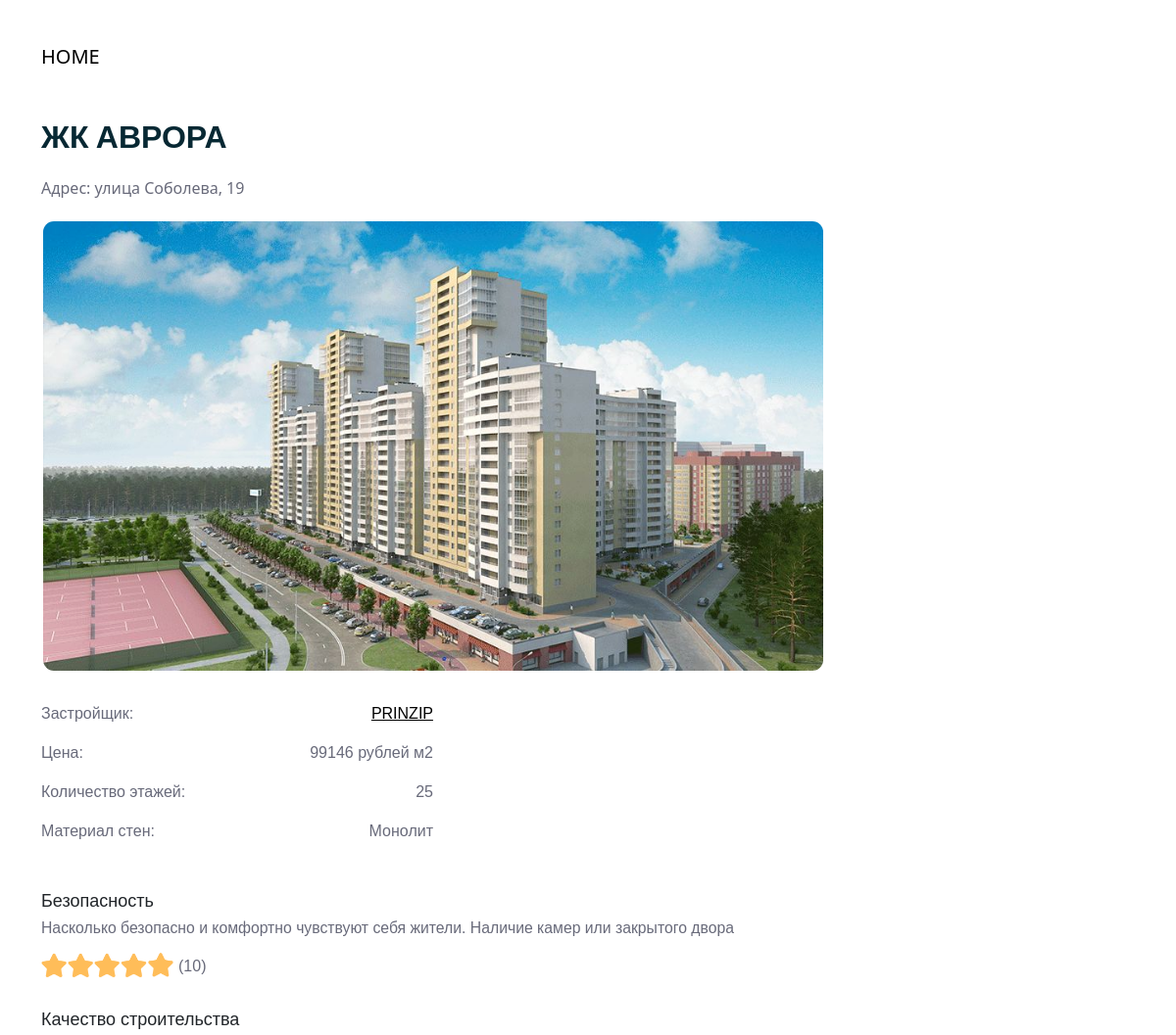
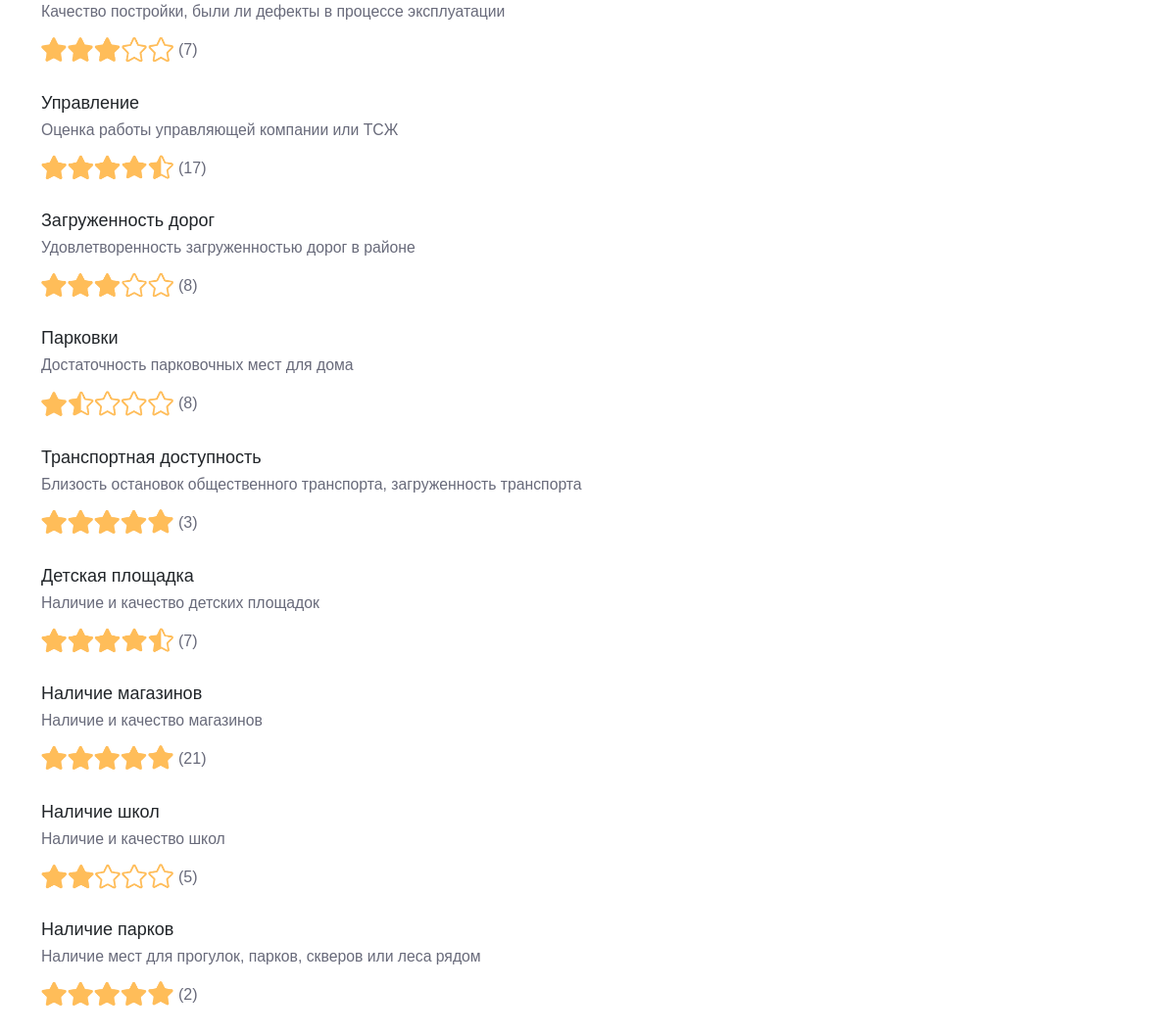
The app's page /complex/4 with its own data (2 pictures, top to bottom).
### tables this page shows
CREATE TABLE "complex"
(
    id          INTEGER
        primary key autoincrement,
    title       TEXT not null,
    address     TEXT,
    price       INTEGER,
    total_floor text,
    company     integer
        references company,
    image       text,
    link        text,
    slug        text
, material text, year integer);

CREATE TABLE "company"
(
    company_id integer
        constraint company_pk
            primary key,
    name       text,
    logo       text
);

CREATE TABLE "complex_review"
(
    complex_review_id integer not null
        primary key autoincrement,
    complex_id        integer
        references complex
            on delete cascade,
    district          text,
    construction      text,
    administration    text,
    playground        text,
    transport         text,
    shop              text,
    school            text,
    park              text,
    roads             text,
    parking           text
, district_count integer, construction_count integer, administration_count integer, playground_count integer, transport_count integer, shop_count integer, school_count integer, park_count integer, roads_count integer, parking_count integer);

### app.py (the view)
@app.route('/complex/<int:complex_id>')
def complex(complex_id):
    complex = get_complex(complex_id)
    return render_template('post.html', complex=complex)

### app.py (called while the page is built)
def get_db_connection():
    conn = sqlite3.connect('database.db')
    conn.row_factory = sqlite3.Row
    return conn

def get_complex(complex_id):
    conn = get_db_connection()
    complex = conn.execute('SELECT * FROM complex INNER JOIN complex_review ON complex.id = complex_review.complex_id INNER JOIN company ON company.company_id = complex.company WHERE complex.id = ?',
                           (complex_id,)).fetchone()
    conn.close()
    if complex is None:
        abort(404)
    return complex

### templates/post.html (shortened to what this page needs)
<!doctype html>
<html lang="en">
<head>
    <link href="https://cdn.jsdelivr.net/npm/bootstrap@5.2.3/dist/css/bootstrap.min.css" rel="stylesheet"
>
    <link rel="stylesheet" href="/static/css.css">
</head>
<body>
<nav class="navbar navbar-expand-lg bg-light">
    <div class="container-fluid">
        <a class="navbar-brand" href="{{ url_for('index') }}">HOME</a>
    </div>
</nav>
<div class="container">
    <div class="header-info-block">
        <p class="header"> {{ complex['title'] }}</p>
        <p class="address"> Адрес: {{ complex['address'] }}</p>
    </div>
    <div class="mainWrapper">
        <div class="postWrapper">
            <img src="{{ complex['image'] }}" class="card-img" alt="...">
        </div>
        <div class="apartment-description">
            <div class="line" style="rgb(104, 106, 122);">
                <p>Застройщик:</p>
                <a href="{{ url_for('company', company_id=complex['company_id']) }}">
                    <p><u> {{ complex['name'] }}</u></p>
                </a>
            </div>
            <div class="line">
                <p> Цена:</p>
                <p>{{ complex['price'] }} рублей м2</p>
            </div>
            <div class="line">
                <p> Количество этажей:</p>
                <p> {{ complex['total_floor'] }}</p>
            </div>
            <div class="line">
                <p> Материал стен:</p>
                <p> {{ complex['material'] }}</p>
            </div>
        </div>
    </div>
    <div class="general-description">
        <div class="ratingDescription">
            <div class="left-wrapper">
                <div class="category"> Безопасность</div>
                <div class="memo"><small>Насколько безопасно и комфортно чувствуют себя жители. Наличие камер или закрытого двора</small></div>
                <div class="rating-wrapper">
                    <img src="{{ complex['district'] }}" class="rating-img" alt="...">
                    <div class="count">({{ complex['district_count'] }})</div>
                </div>
                <div class="category"> Качество строительства</div>
                <div class="memo"><small>Качество постройки, были ли дефекты в процессе эксплуатации </small></div>
                <div class="rating-wrapper">
                    <img src="{{ complex['construction'] }}" class="rating-img" alt="...">
                    <div class="count">({{ complex['construction_count'] }})</div>
                </div>
                <div class="category"> Управление </div>
                <div class="memo"><small>Оценка работы управляющей компании или ТСЖ</small></div>
                <div class="rating-wrapper">
                    <img src="{{ complex['administration'] }}" class="rating-img" alt="...">
                    <div class="count">({{ complex['administration_count'] }})</div>
                </div>
                <div class="category"> Загруженность дорог</div>
                <div class="memo"><small>Удовлетворенность загруженностью дорог в районе</small></div>
                <div class="rating-wrapper">
                    <img src="{{ complex['roads'] }}" class="rating-img" alt="...">
                    <div class="count">({{ complex['roads_count'] }})</div>
                </div>
                <div class="category"> Парковки</div>
                <div class="memo"><small>Достаточность парковочных мест для дома</small></div>
                <div class="rating-wrapper">
                    <img src="{{ complex['parking'] }}" class="rating-img" alt="...">
                    <div class="count">({{ complex['parking_count'] }})</div>
                </div>
            </div>
            <div class="right-wrapper">
                <div class="category"> Транспортная доступность</div>
                <div class="memo"><small>Близость остановок общественного транспорта, загруженность транспорта</small></div>
                <div class="rating-wrapper">
                    <img src="{{ complex['transport'] }}" class="rating-img" alt="...">
                    <div class="count">({{ complex['transport_count'] }})</div>
                </div>
                <div class="category"> Детская площадка</div>
                <div class="memo"><small>Наличие и качество детских площадок</small></div>
                <div class="rating-wrapper">
                    <img src="{{ complex['playground'] }}" class="rating-img" alt="...">
                    <div class="count">({{ complex['playground_count'] }})</div>
                </div>
                <div class="category"> Наличие магазинов</div>
                <div class="memo"><small>Наличие и качество магазинов</small></div>
                <div class="rating-wrapper">
                    <img src="{{ complex['shop'] }}" class="rating-img" alt="...">
                    <div class="count">({{ complex['shop_count'] }})</div>
                </div>
                <div class="category"> Наличие школ</div>
                <div class="memo"><small>Наличие и качество школ</small></div>
                <div class="rating-wrapper">
                    <img src="{{ complex['school'] }}" class="rating-img" alt="...">
                    <div class="count">({{ complex['school_count'] }})</div>
                </div>
                <div class="category"> Наличие парков</div>
                <div class="memo"><small>Наличие мест для прогулок, парков, скверов или леса рядом</small></div>
                <div class="rating-wrapper">
                    <img src="{{ complex['park'] }}" class="rating-img" alt="...">
                    <div class="count">({{ complex['park_count'] }})</div>
                </div>
            </div>
        </div>
    </div>
</div>
</body>
</html>

### static/css.css (style rules this page uses)
.navbar { margin: 30px; background-color: white !important; }
a { color: black !important; text-decoration: none !important; }
.address { font-size: 17px; color: gray; }
.mainWrapper { display: flex; flex-wrap: wrap; flex-direction: row; justify-content: flex-start; margin-top: 20px; }
.rating-img { width: 135px; }
.header { text-transform: uppercase; font-size: 32px; font-weight: 600; font-family: "Roboto Condensed", sans-serif; color: rgb(7, 40, 51); }
.address { color: rgb(104, 106, 122); font-size: 16px; }
.card-img { border: 2px solid #fff !important; border-radius: 13px; object-fit: cover; }
.line { display:flex; flex-direction: row; justify-content: space-between; }
.postWrapper { max-width: 800px; }
.general-description { margin-right: 20px; margin-top: 30px; font-family: "dinpro", sans-serif; }
.ratingDescription { font-size: 18px; display: flex; justify-content: space-between; }
.left-wrapper { flex-basis: 500px; }
.right-wrapper { flex-basis: 500px; }
.apartment-description { display: flex; flex-direction: column; width: 400px; color: rgb(104, 106, 122); font-family: "dinpro", sans-serif; margin-left: 30px; }
.memo { color: rgb(104, 106, 122); font-family: "dinpro", sans-serif; }
.rating-wrapper { display: flex; margin-bottom: 25px; margin-top: 10px; color: rgb(104, 106, 122); font-family: "dinpro", sans-serif; }
.count { padding-top: 4px; padding-left: 5px; font-size: 16px; }
@media (max-width: 1400px) { .apartment-description { display: flex; flex-direction: column; width: 400px; color: rgb(104, 106, 122); font-family: "dinpro", sans-serif; margin-left: 0; margin-top: 30px; } }
@media (max-width: 1400px) { .ratingDescription { font-size: 18px; display: flex; flex-direction: column; } }
@media (max-width: 1400px) { .general-description { margin-right: 0; margin-top: 30px; } }

### records on screen
complex: title "ЖК АВРОРА", address "улица Соболева, 19", image (picture), price "99146", total_floor "25", material "Монолит"
company: name "PRINZIP"
complex_review: district (picture), district_count "10", construction (picture), construction_count "7", administration (picture), administration_count "17", roads (picture), roads_count "8", parking (picture), parking_count "8", transport (picture), transport_count "3", playground (picture), playground_count "7", shop (picture), shop_count "21", school (picture), school_count "5", park (picture), park_count "2"
